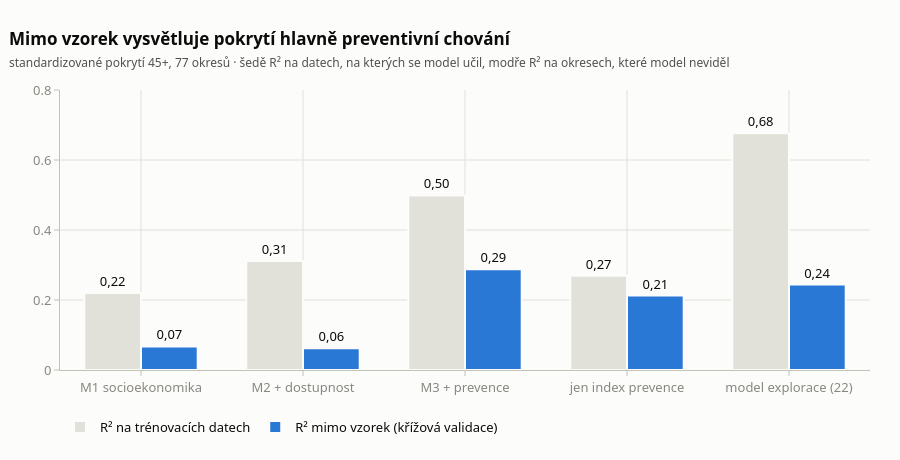

Notebook source saved alongside this figure:
### Code cell
f0 = FITY[FITY["cíl"] == STD_POPIS["m_std"]]
mfig = go.Figure()
for col, barva, jm in [("R²", GRID, "R² na trénovacích datech"),
                       ("R² 5-fold CV", S1, "R² mimo vzorek (křížová validace)")]:
    mfig.add_trace(go.Bar(x=f0.model, y=f0[col], name=jm,
                          marker=dict(color=barva, line=dict(color=SURFACE, width=2)),
                          text=[cz(v, 2) for v in f0[col]], textposition="outside",
                          hovertemplate="<b>%{x}</b><br>%{y:.3f}<extra>" + jm + "</extra>"))
mfig.update_layout(**layout(
    "Mimo vzorek vysvětluje pokrytí hlavně preventivní chování",
    "standardizované pokrytí 45+, 77 okresů · šedě R² na datech, na kterých se model učil, "
    "modře R² na okresech, které model neviděl"))
mfig.update_layout(height=460, barmode="group", bargap=0.3, yaxis=dict(range=[0, 0.8], gridcolor=GRID),
                   legend=dict(orientation="h", y=-0.15, x=0), margin=dict(l=60, r=30, t=90, b=90))
mfig.write_html(OUT / "modely_r2.html", include_plotlyjs="cdn")
mfig

### Figure 1 — Plotly figure (JSON) as saved in the notebook; plotly's stock layout.template omitted (floating-point values rounded to 4 significant figures)
{"data": [{"hovertemplate": "<b>%{x}</b><br>%{y:.3f}<extra>R² na trénovacích datech</extra>", "marker": {"color": "#e1e0d9", "line": {"color": "#fcfcfb", "width": 2}}, "name": "R² na trénovacích datech", "text": ["0,22", "0,31", "0,50", "0,27", "0,68"], "textposition": "outside", "type": "bar", "x": ["M1 socioekonomika", "M2 + dostupnost", "M3 + prevence", "jen index prevence", "model explorace (22)"], "y": [0.2201, 0.3114, 0.4986, 0.2696, 0.6767]}, {"hovertemplate": "<b>%{x}</b><br>%{y:.3f}<extra>R² mimo vzorek (křížová validace)</extra>", "marker": {"color": "#2a78d6", "line": {"color": "#fcfcfb", "width": 2}}, "name": "R² mimo vzorek (křížová validace)", "text": ["0,07", "0,06", "0,29", "0,21", "0,24"], "textposition": "outside", "type": "bar", "x": ["M1 socioekonomika", "M2 + dostupnost", "M3 + prevence", "jen index prevence", "model explorace (22)"], "y": [0.06739, 0.0618, 0.2879, 0.2126, 0.2443]}], "layout": {"bargap": 0.3, "barmode": "group", "font": {"color": "#0b0b0b", "family": "system-ui, -apple-system, Segoe UI, sans-serif", "size": 13}, "height": 460, "hoverlabel": {"bgcolor": "white", "bordercolor": "#c3c2b7", "font": {"family": "system-ui, -apple-system, Segoe UI, sans-serif", "size": 12.5}}, "legend": {"orientation": "h", "x": 0, "y": -0.15}, "margin": {"b": 90, "l": 60, "r": 30, "t": 90}, "paper_bgcolor": "#fcfcfb", "plot_bgcolor": "#fcfcfb", "title": {"font": {"size": 17}, "text": "<b>Mimo vzorek vysvětluje pokrytí hlavně preventivní chování</b><br><span style=\"font-size:12px;color:#52514e\">standardizované pokrytí 45+, 77 okresů · šedě R² na datech, na kterých se model učil, modře R² na okresech, které model neviděl</span>", "x": 0.01, "xanchor": "left"}, "xaxis": {"gridcolor": "#e1e0d9", "linecolor": "#c3c2b7", "tickcolor": "#c3c2b7", "tickfont": {"color": "#898781"}, "ticks": "outside", "zeroline": false}, "yaxis": {"gridcolor": "#e1e0d9", "linecolor": "#c3c2b7", "range": [0, 0.8], "tickcolor": "#c3c2b7", "tickfont": {"color": "#898781"}, "ticks": "outside", "zeroline": false}}}
